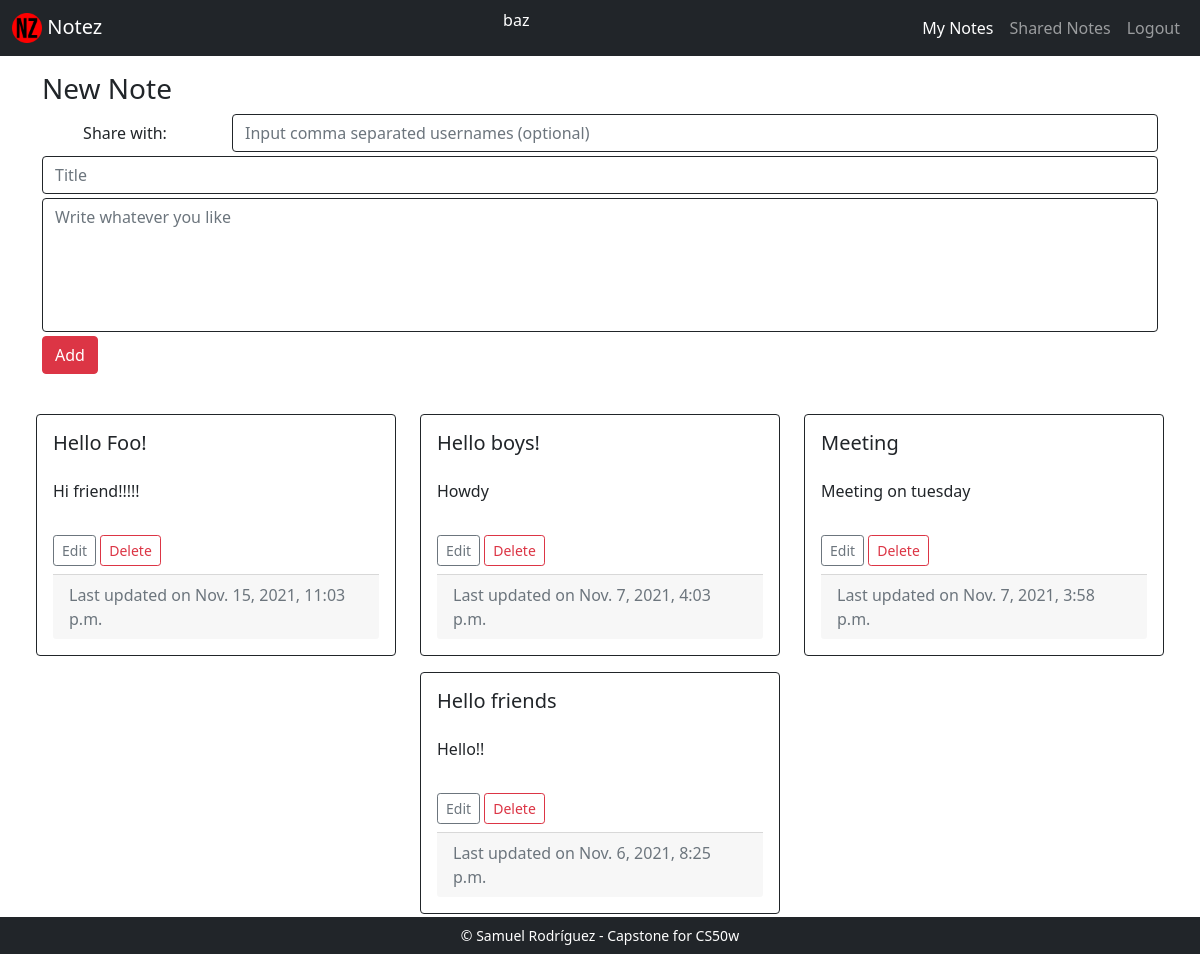
Page / (signed in) on the committed database.
### notez/models.py (models this page shows, shortened)
class User(AbstractUser):
    def __str__(self):
        return f"{self.username}"

class Note(models.Model):
    title = models.CharField(max_length=64)
    content = models.CharField(max_length=248)
    creator = models.ForeignKey(User, on_delete=models.CASCADE, related_name="notes")
    shares_with = models.ManyToManyField(User, related_name="shared", blank=True)
    created = models.DateTimeField(auto_now_add=True)
    updated = models.DateTimeField(auto_now=True)

### notez/views.py (the view, shortened to what this page needs)
# urls.py: path('', views.index, name='index'),
def index(request):
    if not request.user.is_authenticated:
        return render(request, 'notez/login.html')
    notes = User.objects.get(username=request.user).notes.order_by('-updated').all()
    return render(request, 'notez/index.html', {
        'notes': notes,
    })

### notez/templates/notez/index.html (shortened to what this page needs)
{% extends 'notez/layout.html' %}
{% block body %}
  <div class="container">
    <h3>New Note</h3>
    <form class="form-group" action="{% url 'index' %}" method="post">
      <div class="form-group row">
        <label class="col col-form-label text-center">Share with:</label>
        <div class="col-sm-10">
          <input class="form-control border-dark mb-1" name='shared' placeholder='Input comma separated usernames (optional)' autocomplete='off'>
        </div>
      </div>
      <input class="form-control border-dark mb-1" name='title' placeholder="Title" autocomplete='off' required>
      <textarea class="form-control border-dark mb-1" name='content' rows='5' placeholder="Write whatever you like" autocomplete='off' required></textarea>
      <input class="btn btn-danger content-align-right" type="submit" value="Add">
        </form>
      </div>
    <br>
  <div class='d-flex justify-content-around flex-wrap p-2'>
    {% for note in notes %}
      <div class='p-2'>
        <div class="card border-dark" name='card'>
          <div class="card-body" id="note-{{note.id}}">
            <h5 class="card-title" name='title'>{{note.title}}</h5>
            <p class="card-text pb-3 pt-3" name='content'>{{note.content}}</p>
            <button class='btn btn-sm btn-outline-secondary mb-2' name='edit-button' onclick="editNote({{note.id}})">Edit</button>
            <form class="delete-button" method='post' action='{% url 'delete' %}'>
              <button class='btn btn-sm btn-outline-danger mb-2' type='submit' name='delete_note' value='{{ note.id }}'>Delete</button>
            </form>
            <div class="card-footer text-muted"> Last updated on {{ note.updated }}</div>
          </div>
        </div>
      </div>
    {% endfor %}
    </div>
{% endblock body %}

### notez/templates/notez/layout.html (shortened to what this page needs)
{% load static %}
<!DOCTYPE html>
<html lang="en">
  <head>
    <link
      href="https://cdn.jsdelivr.net/npm/bootstrap@5.1.3/dist/css/bootstrap.min.css"
      rel="stylesheet"
    />
    <link rel="stylesheet" href="{% static 'notez/styles.css' %}" />
  </head>
  <body id='body'>
    <nav class="navbar navbar-expand-md navbar-dark bg-dark">
      <div class="container-fluid">
        <div class="justify-content-start">
          <a class="navbar-brand mb-0 h1" href="{% url 'index' %}">
            <img
              src="{% static 'notez/apple-touch-icon.png' %}"
              alt="icon"
              width="30"
              height="30"
              class="d-inline-block align-text-top"
            />
            Notez
          </a>
        </div>
        <div class="text-center justify-content-center">
          {% if user.is_authenticated %}
          <p class="nav-item text-white">{{ user.username }}<p>
          {% endif %}
        </div>
        <div class="justify-content-end">
          <ul class="navbar-nav">
            {% if user.is_authenticated %}
            <li class="nav-item">
              <a
                class="nav-link active"
                aria-current="page"
                href="{% url 'index' %}"
                id="notes-button"
                >My Notes</a
              >
            </li>
            <li class="nav-item">
              <a
                class="nav-link"
                aria-current="page"
                href="{% url 'shared' %}"
                id="shared-button"
                >Shared Notes</a
              >
            </li>
            <li class="nav-item">
              <a class="nav-link" aria-current="page" href="{% url 'logout' %}"
                >Logout</a
              >
            </li>
            {% endif %}
          </ul>
       </div>
      </div>
    </nav>
    <div class="body p-3 mb-2">{% block body %}{% endblock body %}</div>
    <footer class="small text-white text-center bg-dark p-2" id='footer'>
      &copy; Samuel Rodríguez - Capstone for CS50w
    </footer>
  </body>
</html>

### notez/static/notez/styles.css (style rules this page uses)
textarea { resize: none; }
#footer { position: fixed; width: 100vw; bottom: 0; }
.card.border-dark { width: 360px; }
.delete-button { display: inline-block; }

### rows in the picture
User: username "baz"
Note: title "Hello Foo!", content "Hi friend!!!!!", {{ note.id }} 55 (drawn), updated "Nov. 15, 2021, 11:03 p.m."
Note: title "Hello boys!", content "Howdy", {{ note.id }} 56 (drawn), updated "Nov. 7, 2021, 4:03 p.m."
Note: title "Meeting", content "Meeting on tuesday", {{ note.id }} 54 (drawn), updated "Nov. 7, 2021, 3:58 p.m."
Note: title "Hello friends", content "Hello!!", {{ note.id }} 24 (drawn), updated "Nov. 6, 2021, 8:25 p.m."
